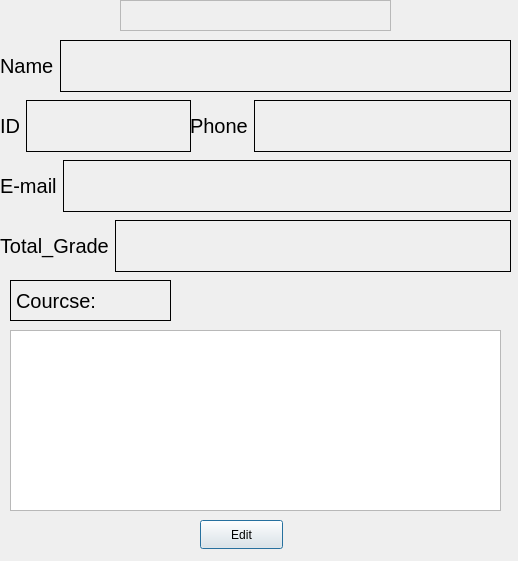
<?xml version="1.0" encoding="UTF-8"?>
<ui version="4.0">
 <class>StudentInfoPage</class>
 <widget class="QDialog" name="StudentInfoPage">
  <property name="geometry">
   <rect>
    <x>0</x>
    <y>0</y>
    <width>518</width>
    <height>561</height>
   </rect>
  </property>
  <property name="windowTitle">
   <string>Dialog</string>
  </property>
  <widget class="QWidget" name="layoutWidget">
   <property name="geometry">
    <rect>
     <x>0</x>
     <y>160</y>
     <width>511</width>
     <height>52</height>
    </rect>
   </property>
   <layout class="QHBoxLayout" name="horizontalLayout_3" stretch="0,1">
    <item>
     <widget class="QLabel" name="label_12">
      <property name="font">
       <font>
        <pointsize>15</pointsize>
       </font>
      </property>
      <property name="frameShape">
       <enum>QFrame::NoFrame</enum>
      </property>
      <property name="text">
       <string>E-mail</string>
      </property>
     </widget>
    </item>
    <item>
     <widget class="QLabel" name="emailLabel">
      <property name="autoFillBackground">
       <bool>true</bool>
      </property>
      <property name="frameShape">
       <enum>QFrame::Box</enum>
      </property>
      <property name="text">
       <string/>
      </property>
      <property name="openExternalLinks">
       <bool>false</bool>
      </property>
     </widget>
    </item>
   </layout>
  </widget>
  <widget class="QWidget" name="layoutWidget_2">
   <property name="geometry">
    <rect>
     <x>190</x>
     <y>100</y>
     <width>321</width>
     <height>52</height>
    </rect>
   </property>
   <layout class="QHBoxLayout" name="horizontalLayout_5" stretch="0,1">
    <item>
     <widget class="QLabel" name="label_16">
      <property name="font">
       <font>
        <pointsize>15</pointsize>
       </font>
      </property>
      <property name="frameShape">
       <enum>QFrame::NoFrame</enum>
      </property>
      <property name="text">
       <string>Phone</string>
      </property>
     </widget>
    </item>
    <item>
     <widget class="QLabel" name="phoneLabel">
      <property name="autoFillBackground">
       <bool>true</bool>
      </property>
      <property name="frameShape">
       <enum>QFrame::Box</enum>
      </property>
      <property name="text">
       <string/>
      </property>
      <property name="openExternalLinks">
       <bool>false</bool>
      </property>
     </widget>
    </item>
   </layout>
  </widget>
  <widget class="QWidget" name="layoutWidget_3">
   <property name="geometry">
    <rect>
     <x>0</x>
     <y>100</y>
     <width>191</width>
     <height>52</height>
    </rect>
   </property>
   <layout class="QHBoxLayout" name="horizontalLayout_7" stretch="0,1">
    <item>
     <widget class="QLabel" name="label_18">
      <property name="font">
       <font>
        <pointsize>15</pointsize>
       </font>
      </property>
      <property name="frameShape">
       <enum>QFrame::NoFrame</enum>
      </property>
      <property name="text">
       <string>ID</string>
      </property>
     </widget>
    </item>
    <item>
     <widget class="QLabel" name="idLabel">
      <property name="autoFillBackground">
       <bool>true</bool>
      </property>
      <property name="frameShape">
       <enum>QFrame::Box</enum>
      </property>
      <property name="text">
       <string/>
      </property>
      <property name="openExternalLinks">
       <bool>false</bool>
      </property>
     </widget>
    </item>
   </layout>
  </widget>
  <widget class="QWidget" name="layoutWidget_4">
   <property name="geometry">
    <rect>
     <x>0</x>
     <y>220</y>
     <width>511</width>
     <height>52</height>
    </rect>
   </property>
   <layout class="QHBoxLayout" name="horizontalLayout_8" stretch="0,1">
    <item>
     <widget class="QLabel" name="label_20">
      <property name="font">
       <font>
        <pointsize>15</pointsize>
       </font>
      </property>
      <property name="frameShape">
       <enum>QFrame::NoFrame</enum>
      </property>
      <property name="text">
       <string>Total_Grade</string>
      </property>
     </widget>
    </item>
    <item>
     <widget class="QLabel" name="tGradeLabel">
      <property name="autoFillBackground">
       <bool>true</bool>
      </property>
      <property name="frameShape">
       <enum>QFrame::Box</enum>
      </property>
      <property name="text">
       <string/>
      </property>
      <property name="openExternalLinks">
       <bool>false</bool>
      </property>
     </widget>
    </item>
   </layout>
  </widget>
  <widget class="QTableWidget" name="studentTableInfo">
   <property name="geometry">
    <rect>
     <x>10</x>
     <y>330</y>
     <width>491</width>
     <height>181</height>
    </rect>
   </property>
   <property name="editTriggers">
    <set>QAbstractItemView::NoEditTriggers</set>
   </property>
  </widget>
  <widget class="QLabel" name="FLNameLabel">
   <property name="geometry">
    <rect>
     <x>120</x>
     <y>0</y>
     <width>271</width>
     <height>31</height>
    </rect>
   </property>
   <property name="font">
    <font>
     <pointsize>22</pointsize>
    </font>
   </property>
   <property name="frameShape">
    <enum>QFrame::StyledPanel</enum>
   </property>
   <property name="text">
    <string/>
   </property>
  </widget>
  <widget class="QLabel" name="label_5">
   <property name="geometry">
    <rect>
     <x>50</x>
     <y>280</y>
     <width>49</width>
     <height>16</height>
    </rect>
   </property>
   <property name="text">
    <string/>
   </property>
  </widget>
  <widget class="QLabel" name="label_6">
   <property name="geometry">
    <rect>
     <x>10</x>
     <y>280</y>
     <width>161</width>
     <height>41</height>
    </rect>
   </property>
   <property name="font">
    <font>
     <pointsize>15</pointsize>
    </font>
   </property>
   <property name="frameShape">
    <enum>QFrame::Box</enum>
   </property>
   <property name="text">
    <string>Courcse:</string>
   </property>
  </widget>
  <widget class="QWidget" name="layoutWidget">
   <property name="geometry">
    <rect>
     <x>0</x>
     <y>40</y>
     <width>511</width>
     <height>52</height>
    </rect>
   </property>
   <layout class="QHBoxLayout" name="horizontalLayout" stretch="0,1">
    <item>
     <widget class="QLabel" name="label_3">
      <property name="font">
       <font>
        <pointsize>15</pointsize>
       </font>
      </property>
      <property name="frameShape">
       <enum>QFrame::NoFrame</enum>
      </property>
      <property name="text">
       <string>Name</string>
      </property>
     </widget>
    </item>
    <item>
     <widget class="QLabel" name="nameLabel">
      <property name="autoFillBackground">
       <bool>true</bool>
      </property>
      <property name="frameShape">
       <enum>QFrame::Box</enum>
      </property>
      <property name="text">
       <string/>
      </property>
      <property name="openExternalLinks">
       <bool>false</bool>
      </property>
     </widget>
    </item>
   </layout>
  </widget>
  <widget class="QPushButton" name="editPushButton">
   <property name="geometry">
    <rect>
     <x>200</x>
     <y>520</y>
     <width>83</width>
     <height>29</height>
    </rect>
   </property>
   <property name="text">
    <string>Edit</string>
   </property>
  </widget>
 </widget>
 <resources/>
 <connections/>
</ui>
